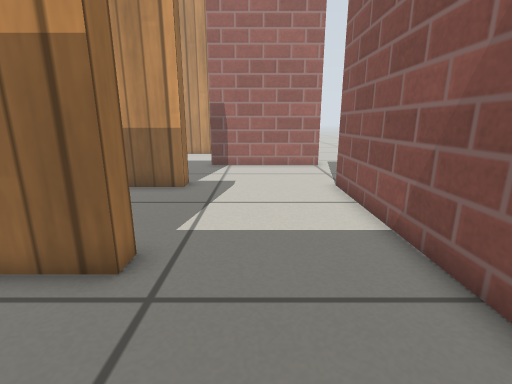
[1] (above)

24 first-person views from a walk through a world built for the Gazebo simulator. The camera is 0.49 m above the floor, tilts 14° down and sees 85° across. The floor is counted in squares, 0.2 m on a side. Each view is taken from the middle of a square. On the plan, view 1 faces up. The plan holds only what a view shows up to about 18 squares ahead; the rest is blank. Gazebo's built-in surfaces are drawn with simple patterns.

[2]
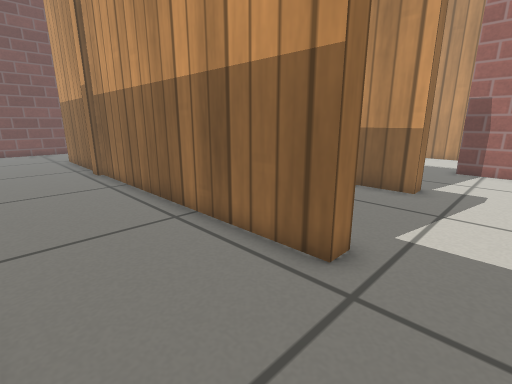

[3]
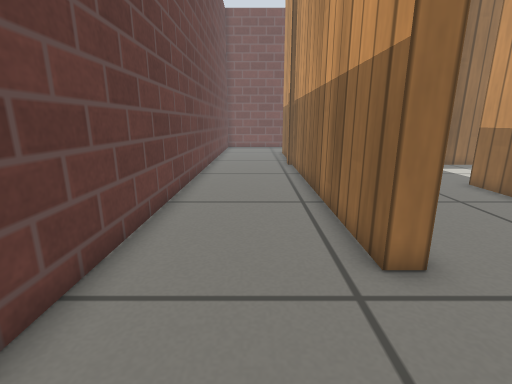

[4]
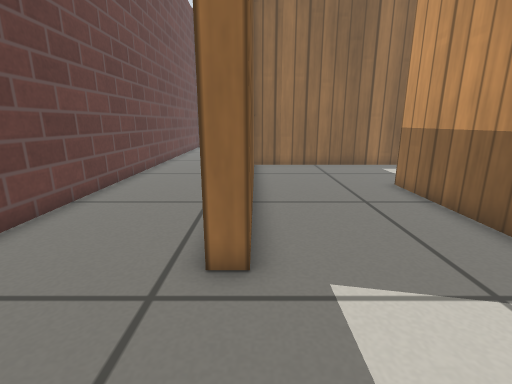

[5]
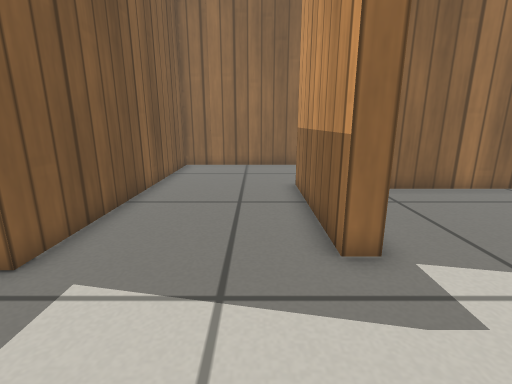

[6]
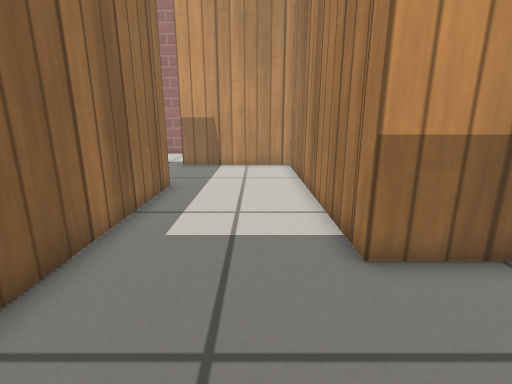

[7]
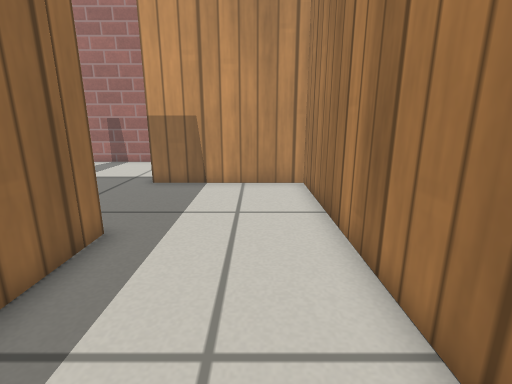

[8]
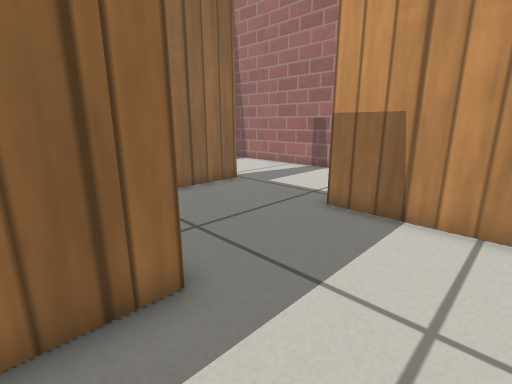

[9]
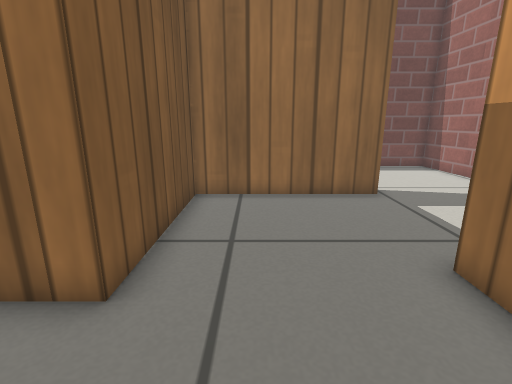

[10]
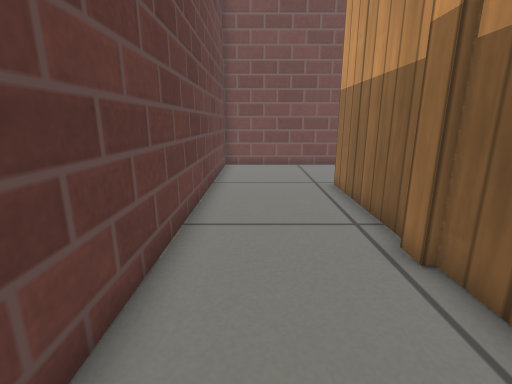

[11]
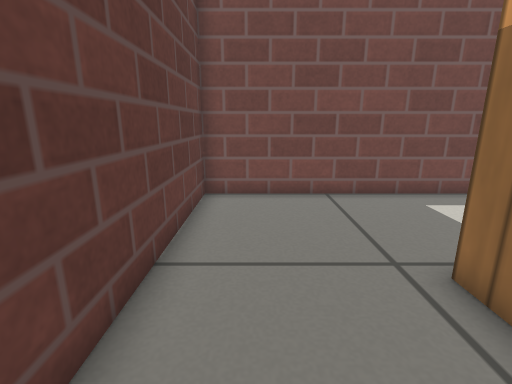

[12]
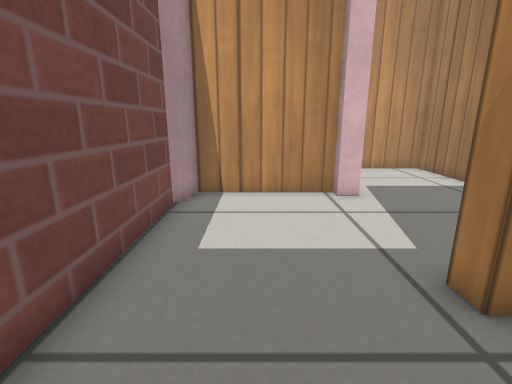

[13]
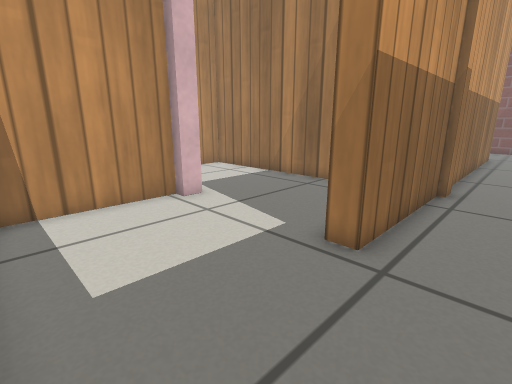

[14]
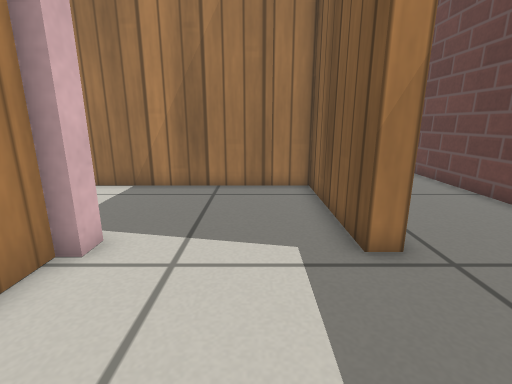

[15]
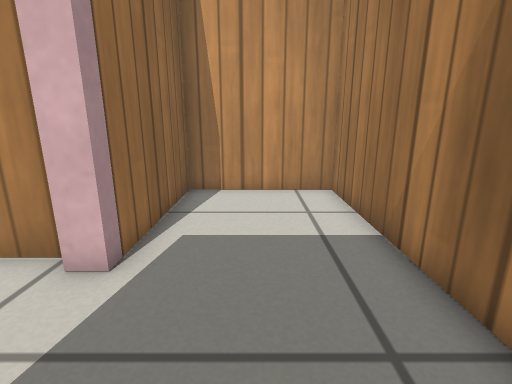

[16]
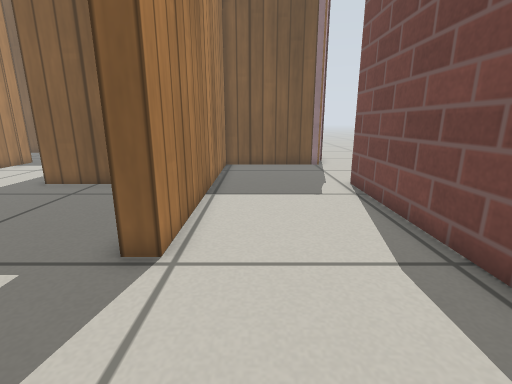

[17]
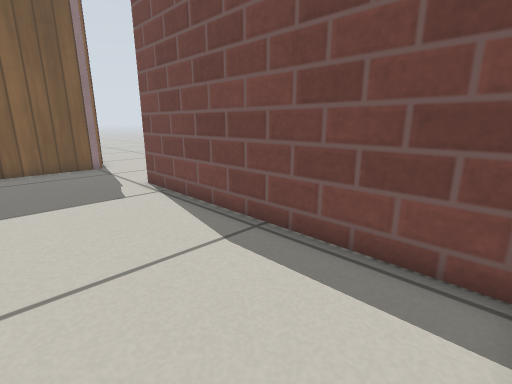

[18]
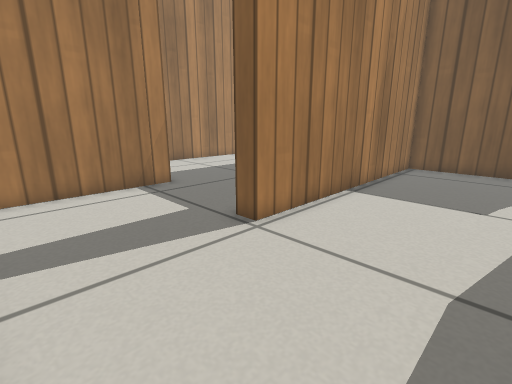

[19]
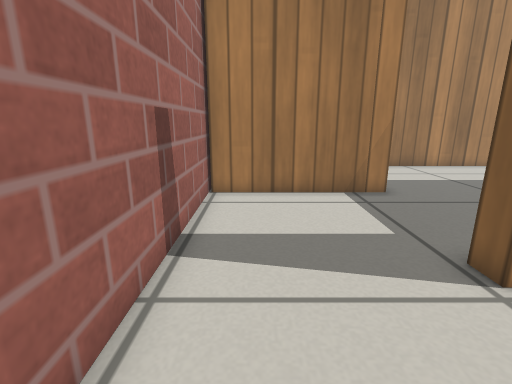

[20]
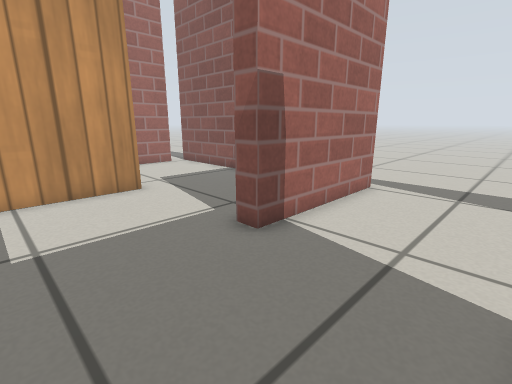

[21]
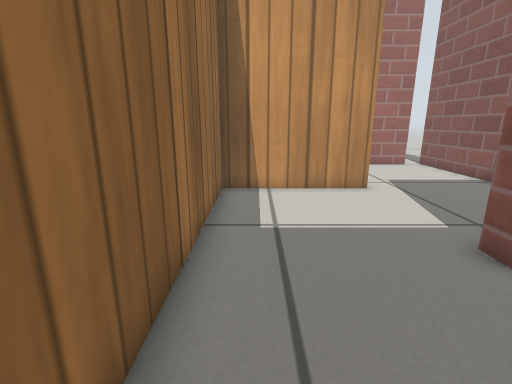

[22]
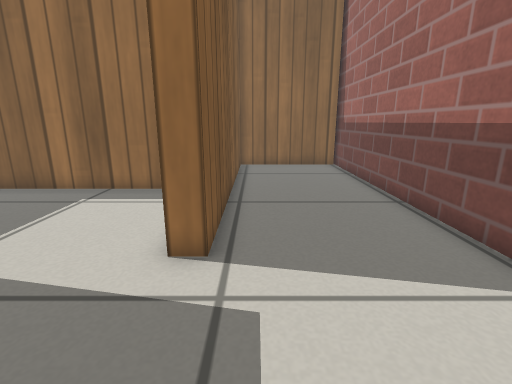

[23]
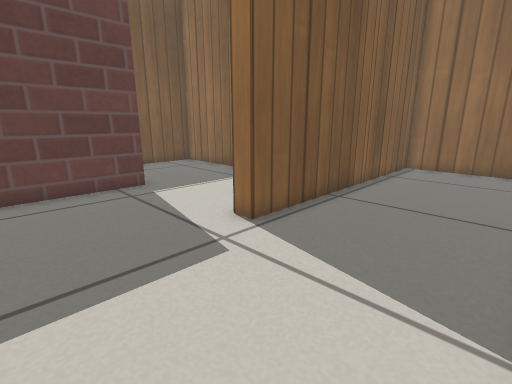

[24]
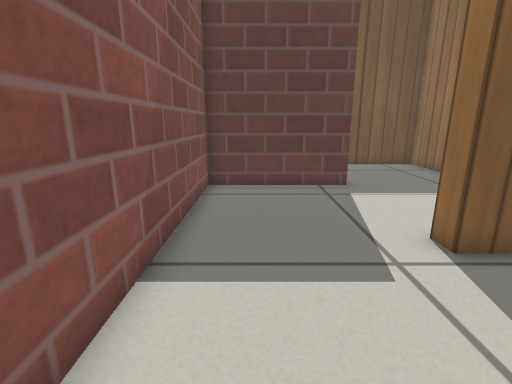

### Floor plan
Points are (right, up) in squares from view 1. A wall is a line through its corners. A room is listed if a view was taken in it or the views show most of it. See-through windows are left out.
Room 1 (views 1, 2, 3, 4, 10, 11, 12, 13)
walls: (-14.4, 3.9) (-15.2, 3.9); (-15.1, 4.1) (-21, 4.1) (-21, 4.9); (-2.3, 4.9) (-2.3, 4.1) (-14.5, 4.1); (-26.6, 5.4) (-26.6, -0.8) (-0.5, -0.8); (3.2, 3) (3.2, 5.5)
ways out: opening at (0, 4.5) to room 2; opening at (-24, 4.5) to room 3
Room 2 (views 5, 6, 7, 8, 9)
walls: (-2.8, 10.6) (-9, 10.6) (-9, 22.3) (-15.2, 22.3); (-15.6, 16.9) (-14.4, 16.9) (-14.4, 4.9) (-2.3, 4.9); (3.2, 5.5) (3.2, 11)
ways out: opening at (0, 4.5) to room 1; opening at (0, 11) to room 6; opening at (-15, 20) to room 10
Room 3 (view 14)
walls: (-21.2, 10.2) (-21.2, 10.6) (-26.1, 10.6) (-26.6, 9.2) (-26.6, 5.4)
ways out: opening at (-24, 4.5) to room 1; opening at (-21, 8) to room 4
Room 4 (view 15)
walls: (-21, 4.9) (-15.2, 4.9) (-15.2, 16.1) (-20.5, 16.1) (-20.5, 10.2) (-21.2, 10.2)
ways out: opening at (-21, 8) to room 3
Room 5 (views 16, 17, 18, 19)
walls: (-26.6, 11.5) (-21.2, 11.5) (-21.2, 23.1); (-21.4, 28.7) (-26.9, 28.7) (-26.9, 16.8)
ways out: opening at (-21, 26) to room 9; opening at (-27, 14)
Room 6 (views 20, 21)
walls: (-2.8, 11.4) (-2.8, 10.6); (2.5, 16.3) (-2.6, 16.3); (-8.3, 16.4) (-8.3, 11.5) (-4.5, 11.5)
ways out: opening at (0, 11) to room 2; opening at (-5, 17) to room 8; opening at (3, 14)
Room 7 (views 22, 23, 24)
walls: (-2.8, 28.7) (-15, 28.7); (2, 28.7) (-0.3, 28.7); (-14.4, 28.6) (-14.4, 23.1) (-2.8, 23.1) (-2.8, 22.3); (2.9, 22.5) (2.9, 28.9)
ways out: opening at (0, 23) to room 8; gap at (2, 29)
Room 8 (no view inside)
walls: (-2.8, 22.3) (-8.3, 22.3) (-8.3, 16.4); (-2.6, 16.3) (-2.6, 17.1) (2.9, 17.1) (2.9, 22.5)
ways out: opening at (-5, 17) to room 6; opening at (0, 23) to room 7
Room 9 (no view inside)
walls: (-20.5, 23.4) (-20.5, 22.4); (-15, 28.7) (-21.4, 28.7); (-21.2, 23.1) (-20.4, 23.1); (-15.2, 22.3) (-15.2, 28.6)
ways out: opening at (-21, 26) to room 5; opening at (-18, 23) to room 10
Room 10 (no view inside)
walls: (-20.5, 22.4) (-20.5, 16.9) (-15.6, 16.9)
ways out: opening at (-15, 20) to room 2; opening at (-18, 23) to room 9

Where each view was taken, in squares from view 1:
view 1: 0 up, 0 right, facing up
view 2: 0 up, 0 right, facing up-left
view 3: 2 up, 2 right, facing left
view 4: 5 up, 2 right, facing left
view 5: 9 up, 2 right, facing left
view 6: 6 up, 11 left, facing up
view 7: 11 up, 11 left, facing up
view 8: 15 up, 11 left, facing up-left
view 9: 19 up, 11 left, facing left
view 10: 1 up, 10 left, facing left
view 11: 1 up, 17 left, facing left
view 12: 1 up, 24 left, facing up
view 13: 2 up, 26 left, facing up-right
view 14: 7 up, 26 left, facing right
view 15: 6 up, 18 left, facing up
view 16: 28 up, 23 left, facing down
view 17: 28 up, 22 left, facing down-left
view 18: 28 up, 26 left, facing down-right
view 19: 27 up, 25 left, facing right
view 20: 12 up, 7 left, facing up-right
view 21: 12 up, 7 left, facing up
view 22: 24 up, 2 right, facing left
view 23: 28 up, 2 right, facing down-left
view 24: 28 up, 1 right, facing down
